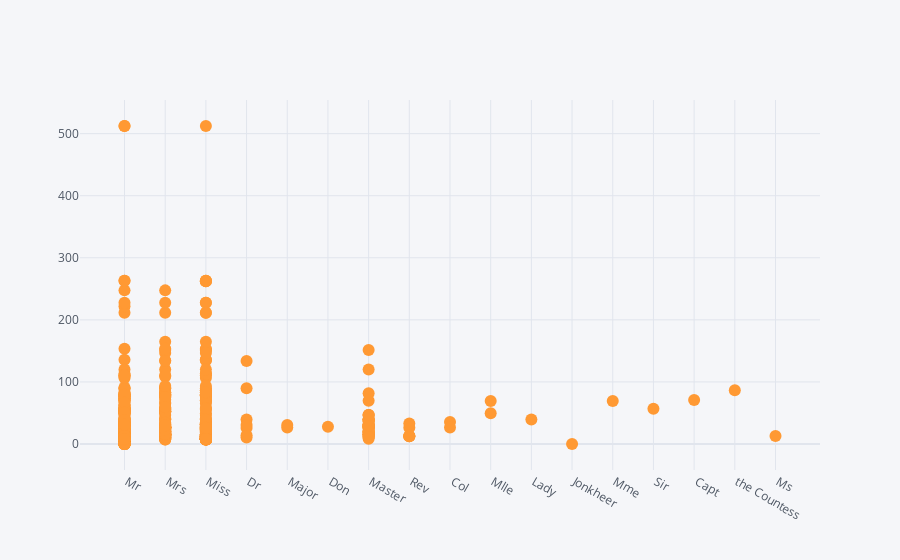

Write notebook code for a chart like this one.
### Code cell
data.iplot(x='Title', y='Fare', mode='markers')

### Figure 1 — Plotly figure (JSON) as saved in the notebook; plotly's stock layout.template omitted (floating-point values rounded to 4 significant figures; data arrays with more than 128 entries replaced by an {"elided": "..."} marker saying what was removed)
{"data": [{"line": {"color": "rgba(255, 153, 51, 1.0)", "dash": "solid", "shape": "linear", "width": 1.3}, "marker": {"size": 12, "symbol": "circle"}, "mode": "markers", "name": "Fare", "text": "", "type": "scatter", "x": {"elided": "891 str values"}, "y": {"elided": "891 float values"}}], "layout": {"legend": {"bgcolor": "#F5F6F9", "font": {"color": "#4D5663"}}, "paper_bgcolor": "#F5F6F9", "plot_bgcolor": "#F5F6F9", "title": {"font": {"color": "#4D5663"}}, "xaxis": {"gridcolor": "#E1E5ED", "showgrid": true, "tickfont": {"color": "#4D5663"}, "title": {"font": {"color": "#4D5663"}, "text": ""}, "zerolinecolor": "#E1E5ED"}, "yaxis": {"gridcolor": "#E1E5ED", "showgrid": true, "tickfont": {"color": "#4D5663"}, "title": {"font": {"color": "#4D5663"}, "text": ""}, "zerolinecolor": "#E1E5ED"}}}
